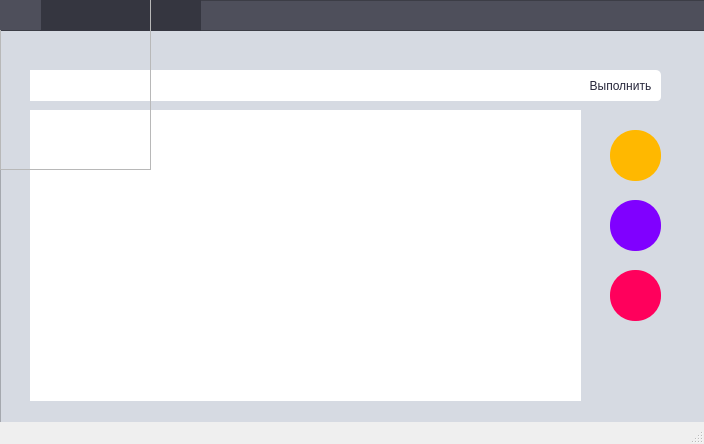
<?xml version="1.0" encoding="UTF-8"?>
<ui version="4.0">
 <class>MainWindow</class>
 <widget class="QMainWindow" name="MainWindow">
  <property name="geometry">
   <rect>
    <x>0</x>
    <y>0</y>
    <width>704</width>
    <height>444</height>
   </rect>
  </property>
  <property name="windowTitle">
   <string>MainWindow</string>
  </property>
  <property name="styleSheet">
   <string notr="true"/>
  </property>
  <widget class="QWidget" name="centralwidget">
   <widget class="QTableWidget" name="tableWidget">
    <property name="geometry">
     <rect>
      <x>30</x>
      <y>110</y>
      <width>551</width>
      <height>291</height>
     </rect>
    </property>
    <property name="styleSheet">
     <string notr="true">
QTableWidget {	
	background-color: white;

  border:none;
	
	
  selection-background-color:#b3b7c4;}
QScrollBar:horizontal {
border: none;
background:white;
}
QScrollBar::handle:horizontal {
background:#b3b7c4;
width:10px;
border-radius: 7px
}
QScrollBar::add-line:horizontal {
border: none;
background:white;
width: 20px;
border-top-right-radius: 0px;
border-bottom-right-radius: 0px;
subcontrol-position: right;
subcontrol-origin: margin;
}
QScrollBar::sub-line:horizontal {
border: none;
background:white;
width: 20px;
border-top-left-radius: 0px;
border-bottom-left-radius: 0px;
subcontrol-position: left;
subcontrol-origin: margin;
}


QScrollBar::add-page:horizontal, QScrollBar::sub-page:horizontal
{
background: none;
}
QScrollBar:vertical {
border: none;
background: white;
width:14px;
border-radius: 0px;
}
QScrollBar::handle:vertical {
background:#b3b7c4;
min-width: 10px;
border-radius: 7px
}
QScrollBar::add-line:vertical {
border: none;
background: white;
height: 20px;
border-bottom-left-radius: 0px;
border-bottom-right-radius: 0px;
subcontrol-position: bottom;
subcontrol-origin: margin;
}
QScrollBar::sub-line:vertical {
border: none;
background: white;
height: 20px;
border-top-left-radius:0px;
border-top-right-radius: 0px;
subcontrol-position: top;
subcontrol-origin: margin;
}
QScrollBar::up-arrow:vertical, QScrollBar::down-arrow:vertical {
background: none;
}

QScrollBar::add-page:vertical, QScrollBar::sub-page:vertical {
background: none;
}</string>
    </property>
   </widget>
   <widget class="QFrame" name="frame_2">
    <property name="geometry">
     <rect>
      <x>0</x>
      <y>0</y>
      <width>731</width>
      <height>471</height>
     </rect>
    </property>
    <property name="styleSheet">
     <string notr="true">background: #D6DAE2;</string>
    </property>
    <property name="frameShape">
     <enum>QFrame::StyledPanel</enum>
    </property>
    <property name="frameShadow">
     <enum>QFrame::Raised</enum>
    </property>
    <widget class="QPushButton" name="pushButton_3">
     <property name="geometry">
      <rect>
       <x>610</x>
       <y>200</y>
       <width>51</width>
       <height>51</height>
      </rect>
     </property>
     <property name="cursor">
      <cursorShape>PointingHandCursor</cursorShape>
     </property>
     <property name="toolTip">
      <string>добавление последней строки</string>
     </property>
     <property name="statusTip">
      <string/>
     </property>
     <property name="styleSheet">
      <string notr="true">
QPushButton{
background: #8000FF ;
border-radius: 25px;}
QPushButton:hover{background:#C39BEB;}</string>
     </property>
     <property name="text">
      <string/>
     </property>
     <property name="icon">
      <iconset>
       <normaloff>../../.designer/backup/Rectangle 20.png</normaloff>../../.designer/backup/Rectangle 20.png</iconset>
     </property>
     <property name="iconSize">
      <size>
       <width>30</width>
       <height>16</height>
      </size>
     </property>
    </widget>
    <widget class="QPushButton" name="pushButton_5">
     <property name="geometry">
      <rect>
       <x>610</x>
       <y>270</y>
       <width>51</width>
       <height>51</height>
      </rect>
     </property>
     <property name="cursor">
      <cursorShape>PointingHandCursor</cursorShape>
     </property>
     <property name="toolTip">
      <string>выберите строку в таблице</string>
     </property>
     <property name="styleSheet">
      <string notr="true">
QPushButton{
background: #FF005C;
border-radius: 25px;}
QPushButton:hover{background:#F66D9E;}</string>
     </property>
     <property name="text">
      <string/>
     </property>
     <property name="iconSize">
      <size>
       <width>16</width>
       <height>51</height>
      </size>
     </property>
    </widget>
    <widget class="QPushButton" name="pushButton_4">
     <property name="geometry">
      <rect>
       <x>610</x>
       <y>130</y>
       <width>51</width>
       <height>51</height>
      </rect>
     </property>
     <property name="cursor">
      <cursorShape>PointingHandCursor</cursorShape>
     </property>
     <property name="toolTip">
      <string>выберите строку в таблице</string>
     </property>
     <property name="styleSheet">
      <string notr="true">
QPushButton{
background: #FFB800;
border-radius: 25px;}
QPushButton:hover{background:#FFEBB9;}</string>
     </property>
     <property name="text">
      <string/>
     </property>
     <property name="icon">
      <iconset>
       <normaloff>../../.designer/backup/Union (1).png</normaloff>../../.designer/backup/Union (1).png</iconset>
     </property>
     <property name="iconSize">
      <size>
       <width>30</width>
       <height>25</height>
      </size>
     </property>
    </widget>
    <widget class="QPushButton" name="pushButton">
     <property name="geometry">
      <rect>
       <x>580</x>
       <y>70</y>
       <width>81</width>
       <height>31</height>
      </rect>
     </property>
     <property name="cursor">
      <cursorShape>PointingHandCursor</cursorShape>
     </property>
     <property name="toolTip">
      <string>выполнить введенный запрос</string>
     </property>
     <property name="styleSheet">
      <string notr="true">QPushButton{font: 25 10pt &quot;Bahnschrift Light SemiCondensed&quot;;border-top-right-radius:5px;border-bottom-right-radius:4px;background:white;color:#27273b;}</string>
     </property>
     <property name="text">
      <string>Выполнить</string>
     </property>
    </widget>
    <widget class="QLineEdit" name="lineEdit">
     <property name="geometry">
      <rect>
       <x>30</x>
       <y>70</y>
       <width>551</width>
       <height>31</height>
      </rect>
     </property>
     <property name="styleSheet">
      <string notr="true">QLineEdit{font:Arial;border:none;selection-background-color:#ff557f;background:#ffffff;}</string>
     </property>
    </widget>
    <widget class="QFrame" name="frame">
     <property name="geometry">
      <rect>
       <x>-10</x>
       <y>0</y>
       <width>741</width>
       <height>31</height>
      </rect>
     </property>
     <property name="styleSheet">
      <string notr="true">background: #4E4F5B;</string>
     </property>
     <property name="frameShape">
      <enum>QFrame::StyledPanel</enum>
     </property>
     <property name="frameShadow">
      <enum>QFrame::Raised</enum>
     </property>
     <widget class="QComboBox" name="comboBox">
      <property name="geometry">
       <rect>
        <x>50</x>
        <y>0</y>
        <width>161</width>
        <height>31</height>
       </rect>
      </property>
      <property name="cursor">
       <cursorShape>PointingHandCursor</cursorShape>
      </property>
      <property name="styleSheet">
       <string notr="true">

QComboBox{
color:#ECECEF;
	background-color: #353640;
	border: none;
font: 25 10pt &quot;Bahnschrift Light SemiCondensed&quot;;
	
}
QComboBox:hover{
background: #808195;
	
}
QComboBox::drop-down {

	border-left-width: 1px;

 }
QComboBox QAbstractItemView {color:#27273b;
background-color: #353640;
	padding: 10px;
	selection-background-color:#808195;color:#808195;
border:none;
}
</string>
      </property>
     </widget>
    </widget>
    <zorder>frame</zorder>
    <zorder>pushButton_3</zorder>
    <zorder>pushButton_5</zorder>
    <zorder>pushButton_4</zorder>
    <zorder>pushButton</zorder>
    <zorder>lineEdit</zorder>
   </widget>
   <widget class="QWidget" name="verticalLayoutWidget">
    <property name="geometry">
     <rect>
      <x>0</x>
      <y>-1</y>
      <width>151</width>
      <height>171</height>
     </rect>
    </property>
    <layout class="QVBoxLayout" name="verticalLayout_2">
     <item>
      <widget class="QFrame" name="frame_3">
       <property name="frameShape">
        <enum>QFrame::StyledPanel</enum>
       </property>
       <property name="frameShadow">
        <enum>QFrame::Raised</enum>
       </property>
       <widget class="QFrame" name="frame_4">
        <property name="geometry">
         <rect>
          <x>0</x>
          <y>0</y>
          <width>41</width>
          <height>31</height>
         </rect>
        </property>
        <property name="styleSheet">
         <string notr="true">
background: #4E4F5B;</string>
        </property>
        <property name="frameShape">
         <enum>QFrame::StyledPanel</enum>
        </property>
        <property name="frameShadow">
         <enum>QFrame::Raised</enum>
        </property>
        <widget class="QPushButton" name="pushButton_2">
         <property name="geometry">
          <rect>
           <x>40</x>
           <y>0</y>
           <width>111</width>
           <height>31</height>
          </rect>
         </property>
         <property name="styleSheet">
          <string notr="true">QPushButton{
	color: rgb(217, 224, 255);
background: #4E4F5B;
border:none;
font: 25 10pt &quot;Bahnschrift Light SemiCondensed&quot;;

color: #d9e0ff;}
QPushButton:hover{background: #808195;
}</string>
         </property>
         <property name="text">
          <string>    Открыть Бд           </string>
         </property>
         <property name="iconSize">
          <size>
           <width>50</width>
           <height>16</height>
          </size>
         </property>
        </widget>
        <widget class="QPushButton" name="pushButton_6">
         <property name="geometry">
          <rect>
           <x>0</x>
           <y>31</y>
           <width>161</width>
           <height>31</height>
          </rect>
         </property>
         <property name="styleSheet">
          <string notr="true">QPushButton{
background: #4E4F5B;
border:none;
font: 25 10pt &quot;Bahnschrift Light SemiCondensed&quot;;

color: #d9e0ff;}
QPushButton:hover{background: #808195;
}</string>
         </property>
         <property name="text">
          <string>Процедуры</string>
         </property>
        </widget>
        <widget class="QPushButton" name="pushButton_7">
         <property name="geometry">
          <rect>
           <x>-10</x>
           <y>60</y>
           <width>161</width>
           <height>31</height>
          </rect>
         </property>
         <property name="styleSheet">
          <string notr="true">QPushButton{
background: #4E4F5B;
border:none;
font: 25 10pt &quot;Bahnschrift Light SemiCondensed&quot;;

color: #d9e0ff;}
QPushButton:hover{background: #808195;
}</string>
         </property>
         <property name="text">
          <string>     Об авторе</string>
         </property>
        </widget>
        <widget class="QPushButton" name="pushButton_8">
         <property name="geometry">
          <rect>
           <x>0</x>
           <y>90</y>
           <width>161</width>
           <height>31</height>
          </rect>
         </property>
         <property name="styleSheet">
          <string notr="true">QPushButton{
background: #4E4F5B;
border:none;
font: 25 10pt &quot;Bahnschrift Light SemiCondensed&quot;;

color: #d9e0ff;}
QPushButton:hover{background: #808195;
}</string>
         </property>
         <property name="text">
          <string>Выйти</string>
         </property>
        </widget>
        <widget class="QPushButton" name="pushButton_9">
         <property name="geometry">
          <rect>
           <x>0</x>
           <y>0</y>
           <width>41</width>
           <height>31</height>
          </rect>
         </property>
         <property name="cursor">
          <cursorShape>PointingHandCursor</cursorShape>
         </property>
         <property name="styleSheet">
          <string notr="true">QPushButton{
	color: rgb(217, 224, 255);
background: #4E4F5B;
border:none;
font: 25 10pt &quot;Bahnschrift Light SemiCondensed&quot;;

color: #d9e0ff;}
QPushButton:hover{background: #808195;
}</string>
         </property>
         <property name="text">
          <string/>
         </property>
         <property name="icon">
          <iconset>
           <normaloff>../../.designer/хм/Simple_PySide_Base-master/icons/24x24/cil-menu.png</normaloff>../../.designer/хм/Simple_PySide_Base-master/icons/24x24/cil-menu.png</iconset>
         </property>
         <property name="iconSize">
          <size>
           <width>50</width>
           <height>16</height>
          </size>
         </property>
        </widget>
       </widget>
      </widget>
     </item>
    </layout>
   </widget>
   <zorder>frame_2</zorder>
   <zorder>tableWidget</zorder>
   <zorder>verticalLayoutWidget</zorder>
  </widget>
  <widget class="QStatusBar" name="statusbar"/>
  <action name="action">
   <property name="text">
    <string>Открыть БД</string>
   </property>
  </action>
 </widget>
 <resources>
  <include location="../хм/Simple_PySide_Base-master/files.qrc"/>
 </resources>
 <connections/>
</ui>
